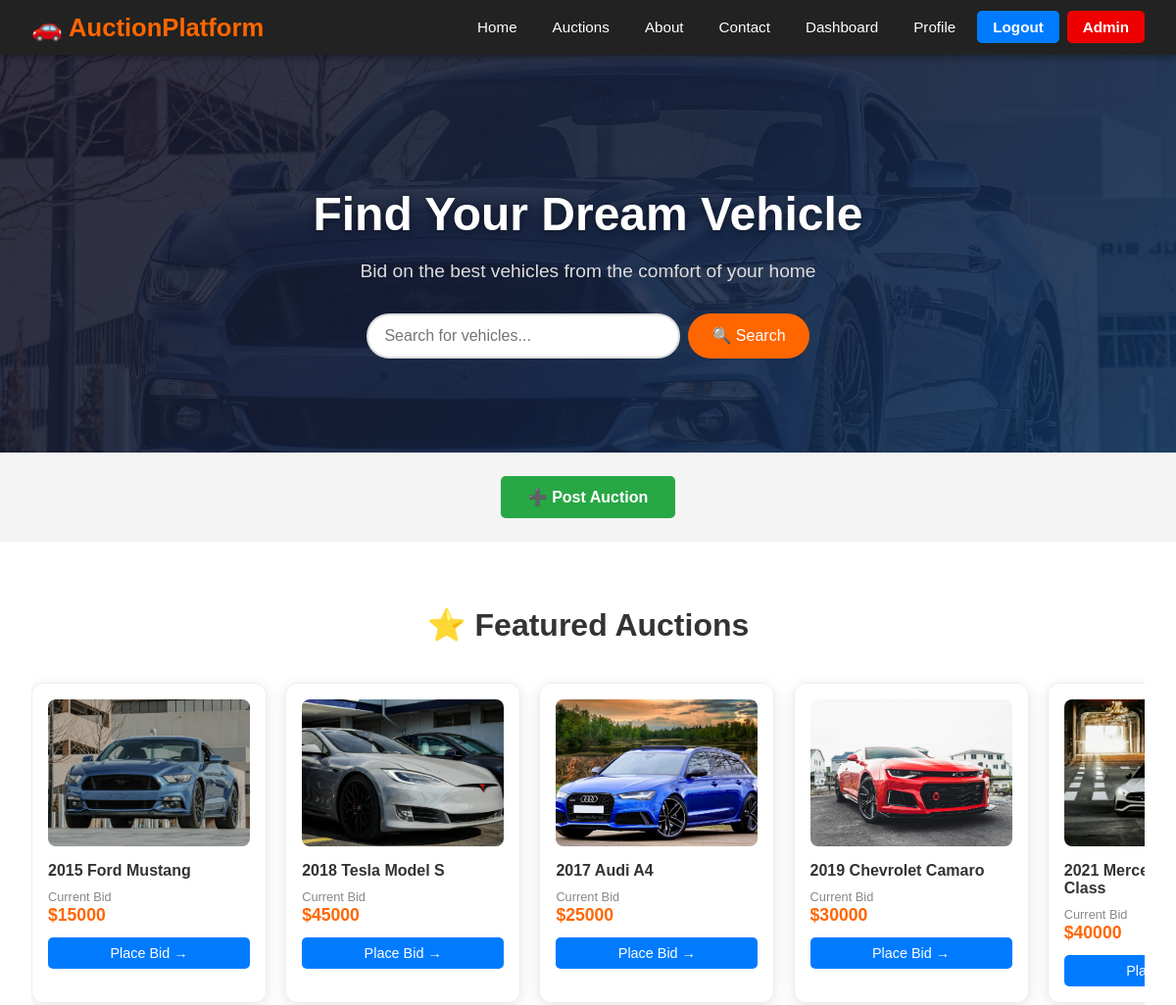
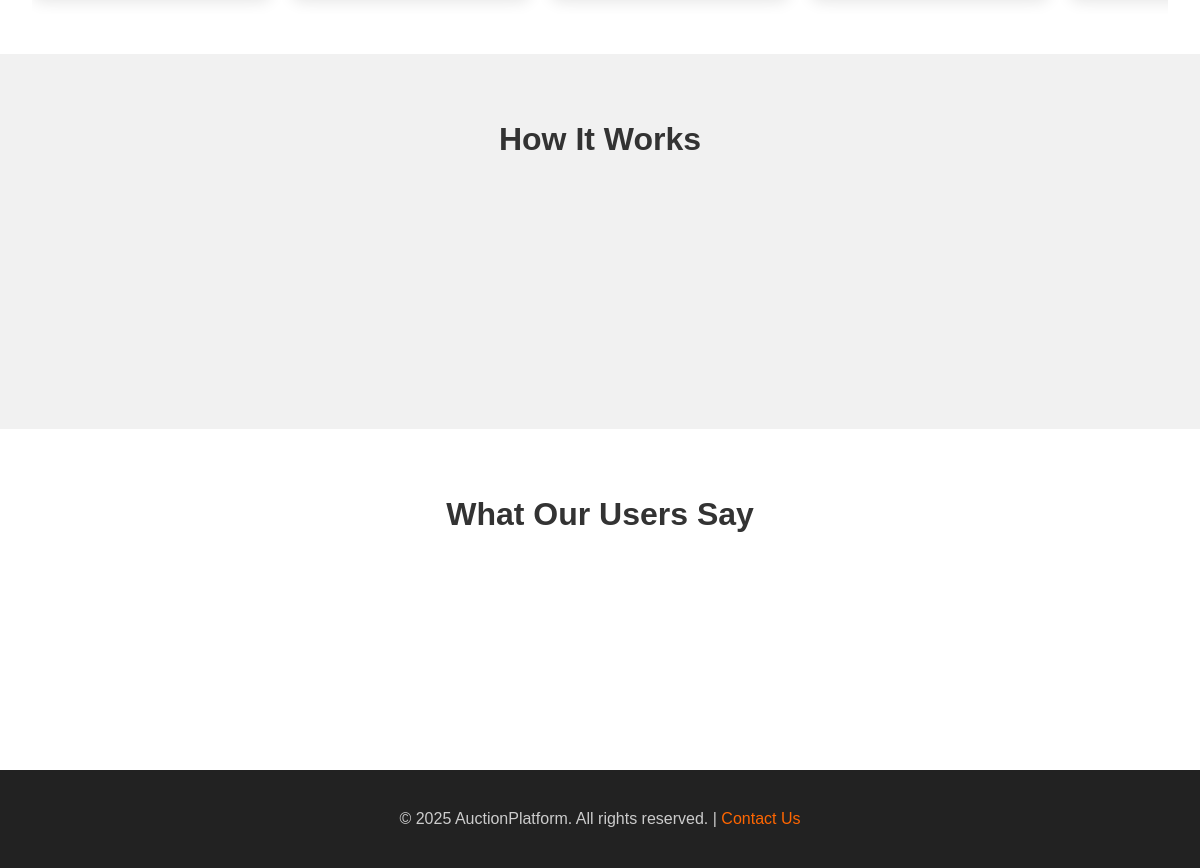
The app's page / (signed in) with its own data (2 pictures, top to bottom).
### auction/models.py (models this page shows, shortened)
class Auction(models.Model):
    title = models.CharField(max_length=255)
    image = models.ImageField(upload_to='auction_images/', blank=True, null=True)
    image_url = models.CharField(max_length=255, blank=True)  # for legacy/static images
    current_bid = models.DecimalField(max_digits=12, decimal_places=2, default=0)
    featured = models.BooleanField(default=False)
    created_by = models.ForeignKey(User, on_delete=models.SET_NULL, null=True, blank=True, related_name='auctions')
    created_at = models.DateTimeField(auto_now_add=True)
    is_active = models.BooleanField(default=True)

### auction/views.py (the view)
# urls.py: path('', views.index, name='index'),
def index(request):
    featured = Auction.objects.filter(featured=True, is_active=True)
    return render(request, 'index.html', {'featured': featured})

### templates/index.html (shortened to what this page needs)
{% extends 'base.html' %}
{% load static %}
{% block content %}
<section id="hero">
  <div class="hero-content">
    <h1>Find Your Dream Vehicle</h1>
    <p>Bid on the best vehicles from the comfort of your home</p>
    <form id="search-form" method="GET" action="{% url 'search' %}">
      <input type="text" name="query" placeholder="Search for vehicles...">
      <button type="submit">🔍 Search</button>
    </form>
  </div>
</section>
<div class="post-auction-container">
  {% if user.is_authenticated %}
    <a href="{% url 'post_auction' %}" class="post-auction-btn">➕ Post Auction</a>
  {% else %}
    <a href="{% url 'login' %}" class="post-auction-btn">➕ Post Auction</a>
  {% endif %}
</div>
<section id="featured-auctions">
  <h2>⭐ Featured Auctions</h2>
  <div class="carousel">
    {% for auction in featured %}
    <a href="{% url 'auction_detail' auction.pk %}" class="auction-item">
      {% if auction.image %}
        <img src="{{ auction.image.url }}" alt="{{ auction.title }}">
      {% elif auction.image_url %}
        <img src="/media/static_images/{{ auction.image_url|cut:'images/' }}" alt="{{ auction.title }}">
      {% else %}
        <img src="{% static 'css/placeholder.jpg' %}" alt="{{ auction.title }}">
      {% endif %}
      <h3>{{ auction.title }}</h3>
      <span class="bid-label">Current Bid</span>
      <div class="bid-price">${{ auction.current_bid|floatformat:0 }}</div>
      <span class="bid-btn">Place Bid →</span>
    </a>
    {% empty %}
    <p style="text-align:center;color:#888;padding:2rem;">No featured auctions yet.</p>
    {% endfor %}
  </div>
</section>
<section id="how-it-works">
  <h2>How It Works</h2>
  <div class="steps">
  </div>
</section>
<section id="testimonials">
  <h2>What Our Users Say</h2>
  <div class="testimonials-container">
  </div>
</section>
{% endblock %}

### static/css/styles.css (style rules this page uses)
*, *::before, *::after { box-sizing: border-box; }
body { font-family: Arial, sans-serif; margin: 0; padding: 0; background: #f4f4f4; }
#hero { background: linear-gradient(135deg, #1a1a2e 0%, #16213e 50%, #0f3460 100%); color: #fff; text-align: center; padding: 6rem 2rem; position: relative; overflow: hidden; }
#hero::before { content: ''; position: absolute; inset: 0; background: url('/media/static_images/mustang.jpg') center/cover no-repeat; opacity: 0.15; }
#hero .hero-content { position: relative; max-width: 650px; margin: 0 auto; }
#hero h1 { font-size: 3rem; margin-bottom: 1rem; color: #fff; text-shadow: 0 2px 8px rgba(0,0,0,0.5); }
#hero p { font-size: 1.2rem; margin-bottom: 2rem; color: #ddd; }
#search-form { display: flex; justify-content: center; gap: 0.5rem; }
#search-form input[type="text"] { padding: 0.75rem 1rem; font-size: 1rem; border: 2px solid #ddd; border-radius: 25px; width: 320px; outline: none; transition: border-color 0.3s, box-shadow 0.3s; }
#search-form button { padding: 0.75rem 1.5rem; font-size: 1rem; background: #ff6600; color: #fff; border: none; border-radius: 25px; cursor: pointer; transition: background 0.2s, transform 0.2s; }
.post-auction-container { text-align: center; padding: 1.5rem; }
.post-auction-btn { display: inline-block; padding: 12px 28px; background: #28a745; color: #fff; text-decoration: none; border-radius: 5px; font-size: 1rem; font-weight: bold; transition: background 0.2s, transform 0.2s; }
section { padding: 2.5rem 2rem; }
section h2 { text-align: center; font-size: 2rem; margin-bottom: 1.5rem; color: #333; }
#featured-auctions { background: #fff; }
.carousel { display: flex; gap: 1.2rem; overflow-x: auto; padding: 1rem 0; scrollbar-width: thin; scrollbar-color: #ff6600 #f0f0f0; }
.auction-item { background: #fff; border-radius: 12px; box-shadow: 0 4px 15px rgba(0,0,0,0.1); padding: 1rem; min-width: 240px; max-width: 240px; flex: 0 0 auto; transition: transform 0.3s, box-shadow 0.3s; cursor: pointer; text-decoration: none; color: inherit; display: block; border: 1px solid #eee; }
.auction-item img { width: 100%; height: 150px; object-fit: cover; border-radius: 8px; margin-bottom: 0.75rem; }
.auction-item h3 { font-size: 1rem; margin: 0 0 0.5rem; color: #333; }
.auction-item .bid-price { font-size: 1.1rem; font-weight: bold; color: #ff6600; }
.auction-item .bid-label { font-size: 0.8rem; color: #888; }
.auction-item .bid-btn { display: block; margin-top: 0.75rem; padding: 8px; background: #007BFF; color: #fff; text-align: center; border-radius: 5px; font-size: 0.9rem; text-decoration: none; transition: background 0.2s; }
#how-it-works { background: #f1f1f1; }
.steps { display: flex; justify-content: center; gap: 2rem; flex-wrap: wrap; margin-top: 1rem; }
#testimonials { background: #fff; }
.testimonials-container { display: flex; justify-content: center; gap: 2rem; flex-wrap: wrap; }

### records on screen
Auction: image_url (picture), title "2015 Ford Mustang", current_bid "15000"
Auction: image_url (picture), title "2018 Tesla Model S", current_bid "45000"
Auction: image_url (picture), title "2017 Audi A4", current_bid "25000"
Auction: image_url (picture), title "2019 Chevrolet Camaro", current_bid "30000"
Auction: image_url (picture), title "2021…", current_bid "40000"
